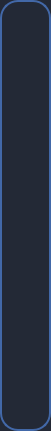
   <widget class="QFrame" name="frm_navigation">
    <property name="geometry">
     <rect>
      <x>10</x>
      <y>110</y>
      <width>51</width>
      <height>431</height>
     </rect>
    </property>
    <property name="sizePolicy">
     <sizepolicy hsizetype="Maximum" vsizetype="Maximum">
      <horstretch>0</horstretch>
      <verstretch>0</verstretch>
     </sizepolicy>
    </property>
    <property name="font">
     <font>
      <family>Arial</family>
     </font>
    </property>
    <property name="styleSheet">
     <string notr="true">QFrame {
    border-radius: 18px;
    background-color: #232936;
    border: 2px solid #4268a8;
}

QFrame:hover {
    background-color: #2a3142;
    border: 2px solid #7aaef0;    
}

QFrame:pressed {
    background-color: #1a1f2b;    
    border: 2px solid #2f5fa0;     
    padding-top: 2px;              
    padding-bottom: -2px;          
}

QFrame:disabled {
    background-color: #1a1d24;
    border: 2px solid #3a3f4a;
    color: #6b7280;
}</string>
    </property>
    <property name="frameShape">
     <enum>QFrame::Shape::StyledPanel</enum>
    </property>
    <property name="frameShadow">
     <enum>QFrame::Shadow::Raised</enum>
    </property>
    <widget class="QPushButton" name="btn_nav_dl">
     <property name="geometry">
      <rect>
       <x>0</x>
       <y>190</y>
       <width>171</width>
       <height>51</height>
      </rect>
     </property>
     <property name="styleSheet">
      <string notr="true">QPushButton
{
    font: 18px &quot;Arial&quot;;
    color: white;         
    padding-left: -6px;         
    text-align: center;
    background: transparent;
    border-width: 0px;
    border-radius: 15px;
    outline: none;              
}
QPushButton:hover
{
    border: none;
    background-color: rgba(255, 255, 255, 0.1);
    border-radius: 15px;
    padding-top:8px;
    padding-bottom:4px;
}

QPushButton:pressed
{
    border: none;
    background-color: rgba(255, 255, 255, 0.22); 
    border-radius: 15px;
    padding-top:8px;
    padding-bottom:4px;
}</string>
     </property>
     <property name="text">
      <string>   DL Training</string>
     </property>
     <property name="icon">
      <iconset resource="../../py/Anaconda3/Scripts/res.qrc">
       <normaloff>:/icons/dl.svg</normaloff>:/icons/dl.svg</iconset>
     </property>
     <property name="iconSize">
      <size>
       <width>35</width>
       <height>35</height>
      </size>
     </property>
     <property name="flat">
      <bool>true</bool>
     </property>
    </widget>
    <widget class="QPushButton" name="btn_nav_eval">
     <property name="geometry">
      <rect>
       <x>0</x>
       <y>250</y>
       <width>171</width>
       <height>51</height>
      </rect>
     </property>
     <property name="styleSheet">
      <string notr="true">QPushButton
{
    font: 18px &quot;Arial&quot;;
    color: white;         
    padding-left: -22px;         
    text-align: center;
    background: transparent;
    border-width: 0px;
    border-radius: 15px;
    outline: none;              
}
QPushButton:hover
{
    border: none;
    background-color: rgba(255, 255, 255, 0.1);
    border-radius: 15px;
    padding-top:8px;
    padding-bottom:4px;
}

QPushButton:pressed
{
    border: none;
    background-color: rgba(255, 255, 255, 0.22); 
    border-radius: 15px;
    padding-top:8px;
    padding-bottom:4px;
}</string>
     </property>
     <property name="text">
      <string>      Analysis</string>
     </property>
     <property name="icon">
      <iconset resource="../../py/Anaconda3/Scripts/res.qrc">
       <normaloff>:/icons/analysis.svg</normaloff>:/icons/analysis.svg</iconset>
     </property>
     <property name="iconSize">
      <size>
       <width>32</width>
       <height>32</height>
      </size>
     </property>
     <property name="flat">
      <bool>true</bool>
     </property>
    </widget>
    <widget class="QPushButton" name="btn_nav_mol">
     <property name="geometry">
      <rect>
       <x>0</x>
       <y>70</y>
       <width>171</width>
       <height>51</height>
      </rect>
     </property>
     <property name="styleSheet">
      <string notr="true">QPushButton
{
    font: 18px &quot;Arial&quot;;
    color: white;          /* 文字白色 */
    padding-left: -18px;         
    text-align: center;
    background: transparent;
    border-width: 0px;
    border-radius: 15px;
    outline: none;              
}
QPushButton:hover
{
    border: none;
    background-color: rgba(255, 255, 255, 0.1);
    border-radius: 15px;
    padding-top:8px;
    padding-bottom:4px;
}

QPushButton:pressed
{
    border: none;
    background-color: rgba(255, 255, 255, 0.22); 
    border-radius: 15px;
    padding-top:8px;
    padding-bottom:4px;
}
</string>
     </property>
     <property name="text">
      <string>    Mol. Calc.</string>
     </property>
     <property name="icon">
      <iconset resource="../../py/Anaconda3/Scripts/res.qrc">
       <normaloff>:/icons/mol_calc.svg</normaloff>:/icons/mol_calc.svg</iconset>
     </property>
     <property name="iconSize">
      <size>
       <width>26</width>
       <height>26</height>
      </size>
     </property>
     <property name="flat">
      <bool>true</bool>
     </property>
    </widget>
    <widget class="QPushButton" name="btn_nav_ml">
     <property name="geometry">
      <rect>
       <x>0</x>
       <y>130</y>
       <width>171</width>
       <height>51</height>
      </rect>
     </property>
     <property name="styleSheet">
      <string notr="true">QPushButton
{
    font: 18px &quot;Arial&quot;;
    color: white;         
    padding-left: -5px;         
    text-align: center;
    background: transparent;
    border-width: 0px;
    border-radius: 15px;
    outline: none;              
}
QPushButton:hover
{
    border: none;
    background-color: rgba(255, 255, 255, 0.1);
    border-radius: 15px;
    padding-top:8px;
    padding-bottom:4px;
}

QPushButton:pressed
{
    border: none;
    background-color: rgba(255, 255, 255, 0.22); 
    border-radius: 15px;
    padding-top:8px;
    padding-bottom:4px;
}</string>
     </property>
     <property name="text">
      <string>   ML Training</string>
     </property>
     <property name="icon">
      <iconset resource="../../py/Anaconda3/Scripts/res.qrc">
       <normaloff>:/icons/ml.svg</normaloff>:/icons/ml.svg</iconset>
     </property>
     <property name="iconSize">
      <size>
       <width>32</width>
       <height>32</height>
      </size>
     </property>
     <property name="flat">
      <bool>true</bool>
     </property>
    </widget>
    <widget class="QPushButton" name="btn_nav_agent">
     <property name="geometry">
      <rect>
       <x>0</x>
       <y>310</y>
       <width>171</width>
       <height>51</height>
      </rect>
     </property>
     <property name="styleSheet">
      <string notr="true">QPushButton
{
    font: 18px &quot;Arial&quot;;
    color: white;         
    padding-left: -25px;         
    text-align: center;
    background: transparent;
    border-width: 0px;
    border-radius: 15px;
    outline: none;              
}
QPushButton:hover
{
    border: none;
    background-color: rgba(255, 255, 255, 0.1);
    border-radius: 15px;
    padding-top:8px;
    padding-bottom:4px;
}

QPushButton:pressed
{
    border: none;
    background-color: rgba(255, 255, 255, 0.22); 
    border-radius: 15px;
    padding-top:8px;
    padding-bottom:4px;
}</string>
     </property>
     <property name="text">
      <string>    Reasoning</string>
     </property>
     <property name="icon">
      <iconset resource="../../py/Anaconda3/Scripts/res.qrc">
       <normaloff>:/icons/reasoning.svg</normaloff>:/icons/reasoning.svg</iconset>
     </property>
     <property name="iconSize">
      <size>
       <width>52</width>
       <height>52</height>
      </size>
     </property>
     <property name="flat">
      <bool>true</bool>
     </property>
    </widget>
    <widget class="QPushButton" name="btn_nav_data">
     <property name="geometry">
      <rect>
       <x>0</x>
       <y>10</y>
       <width>171</width>
       <height>51</height>
      </rect>
     </property>
     <property name="font">
      <font>
       <family>Arial</family>
       <pointsize>-1</pointsize>
       <italic>false</italic>
       <bold>false</bold>
      </font>
     </property>
     <property name="styleSheet">
      <string notr="true">QPushButton
{
    font: 18px &quot;Arial&quot;;
    color: white;         
    padding-left: -40px;         
    text-align: center;
    background: transparent;
    border-width: 0px;
    border-radius: 15px;
    outline: none;              
}
QPushButton:hover
{
    border: none;
    background-color: rgba(255, 255, 255, 0.1);
    border-radius: 15px;
    padding-top:8px;
    padding-bottom:4px;
}

QPushButton:pressed
{
    border: none;
    background-color: rgba(255, 255, 255, 0.22); 
    border-radius: 15px;
    padding-top:8px;
    padding-bottom:4px;
}</string>
     </property>
     <property name="text">
      <string>        Data</string>
     </property>
     <property name="icon">
      <iconset resource="../../py/Anaconda3/Scripts/res.qrc">
       <normaloff>:/icons/data_display.svg</normaloff>:/icons/data_display.svg</iconset>
     </property>
     <property name="iconSize">
      <size>
       <width>30</width>
       <height>30</height>
      </size>
     </property>
     <property name="flat">
      <bool>true</bool>
     </property>
    </widget>
    <widget class="QPushButton" name="btn_nav_pred">
     <property name="geometry">
      <rect>
       <x>0</x>
       <y>370</y>
       <width>171</width>
       <height>51</height>
      </rect>
     </property>
     <property name="styleSheet">
      <string notr="true">QPushButton
{
    font: 18px &quot;Arial&quot;;
    color: white;         
    padding-left: -12px;         
    text-align: center;
    background: transparent;
    border-width: 0px;
    border-radius: 15px;
    outline: none;              
}
QPushButton:hover
{
    border: none;
    background-color: rgba(255, 255, 255, 0.1);
    border-radius: 15px;
    padding-top:8px;
    padding-bottom:4px;
}

QPushButton:pressed
{
    border: none;
    background-color: rgba(255, 255, 255, 0.22); 
    border-radius: 15px;
    padding-top:8px;
    padding-bottom:4px;
}</string>
     </property>
     <property name="text">
      <string>     Prediction</string>
     </property>
     <property name="icon">
      <iconset resource="../../py/Anaconda3/Scripts/res.qrc">
       <normaloff>:/icons/prediction.svg</normaloff>:/icons/prediction.svg</iconset>
     </property>
     <property name="iconSize">
      <size>
       <width>30</width>
       <height>30</height>
      </size>
     </property>
     <property name="flat">
      <bool>true</bool>
     </property>
    </widget>
   </widget>
